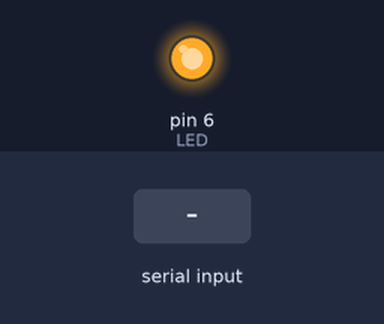
Bench run of a sketch on a simulated Arduino Uno, built with avr-gcc and run on an emulated ATmega328P. Shown: output pins drawn as LEDs (lit = HIGH). The inputs (shaded band) are chosen by the test bench. What the sketch prints to the serial monitor is not drawn.

Above: at 1.3 s.
1.4 s: byte 30 received over Serial
At 1.9 s:
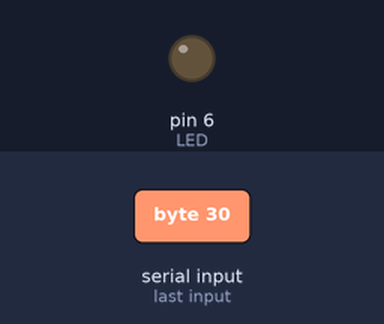
At 3.4 s:
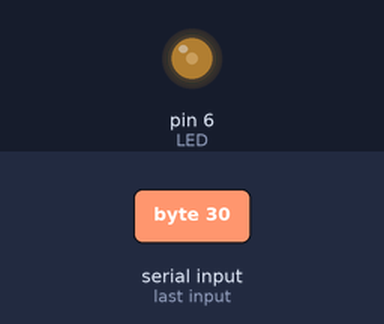
4.4 s: byte 90 received over Serial
At 5.8 s:
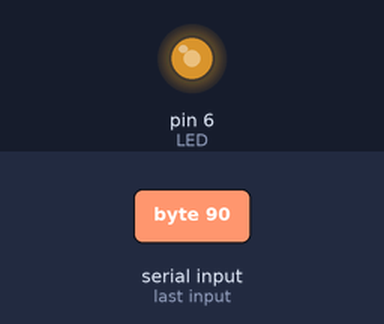
6.0 s: byte 120 received over Serial
Timing chart, 0 to 11.5 s (numbered marks = the images above; inputs shaded):
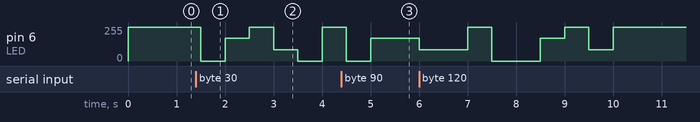

The sketch:

transmitter.ino
```cpp
//transmitter

#define LED 6
#define period 500
void setup()
{
  pinMode(6, OUTPUT);
  Serial.begin(9600);
}

void loop()
{
  char x;
  analogWrite(LED, 255);
  delay(period/2);
  while(Serial.available()>0)
  {
    x = Serial.read();
    Serial.print(x);
    send_info(x);
  }
}

void send_info(char info)
{
  byte val;
  analogWrite(LED, 0);
  delay(period);
  //transmission
  for(int i = 0; i < 4; i++)
  {
    val = (info & (0x03 << (2*i)))>>(2*i);
    if(val == 0)
    {
      analogWrite(LED, 0);
    }
    if(val == 1)
    {
      analogWrite(LED, 85);
    }
    if(val == 2)
    {
      analogWrite(LED, 170);
    }
    if(val == 3)
    {
      analogWrite(LED, 255);
    }
    delay(period);
  }
  analogWrite(LED, 255);
  delay(period);
}
```

Measured:
- after the input at 1.4 s, pin 6 (LED): 255/255 → 0/255 after 0.10 s, → 170/255 0.50 s later, → 255/255 0.50 s later, → 85/255 0.50 s later, … (6 changes in this stretch)
- after the input at 4.4 s, pin 6 (LED): 255/255 → 0/255 after 0.10 s, → 170/255 0.50 s later
